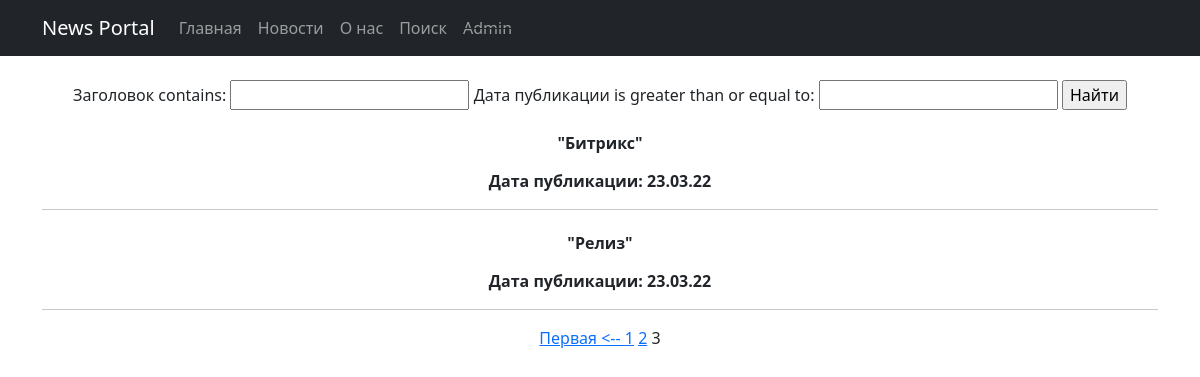
The page /news/search/?page=3 on the database its author committed.
### NewsPortalApp/models.py (models this page shows, shortened)
class Post(models.Model):
    author_connect = models.ForeignKey(Author, on_delete=models.CASCADE)
    NEWS = 'NW'
    ARTICLE = 'AR'
    CATEGORY_CHOISES = (
        (NEWS, 'Новость'),
        (ARTICLE, 'Статья')
    )
    category_type = models.CharField(max_length=2, choices=CATEGORY_CHOISES, default=ARTICLE)
    date_create = models.DateTimeField(auto_now_add=True, verbose_name='Дата публикации')
    post_category = models.ManyToManyField(Category, through='PostCategory')
    title = models.CharField(max_length=128, verbose_name='Заголовок')
    text = models.TextField(verbose_name='Текст')
    rating = models.SmallIntegerField(default=0)
    class Meta:
        verbose_name = 'Публикация'
        verbose_name_plural = 'Публикации'

### NewsPortalApp/views.py (the view)
# urls.py: path('search/', PostSearch.as_view()),
class PostSearch(ListView):
    model = Post
    template_name = 'search.html'
    context_object_name = 'posts_search'
    queryset = Post.objects.order_by('-id')
    paginate_by = 5
    def get_filter(self):
        return PostFilter(self.request.GET, queryset=super().get_queryset())
    def get_queryset(self):
        return self.get_filter().qs
    def get_context_data(self, *args, **kwargs):
        return {
            **super().get_context_data(*args, **kwargs),
            'filter': self.get_filter(),
        }

### NewsPortalApp/templatetags/customfilters.py (called while the page is built)
@register.filter(name='censor')
def censor(text):
    replace_values = {'lol': 'l**', 'bot': 'b**'}
    for i, j in replace_values.items():
        text = text.replace(i, j)
    return text

@register.filter(name='update_page')
def update_page(full_path:str, page:int):
    try:
        params_list = full_path.split('?')[1].split('&')
        params = dict([tuple(str(param).split('=')) for param  in params_list])
        params.update({'page' : page})
        link = ''
        for key, value in params.items():
            link += (f"{key}={value}&")
        return link[:-1]
    except:
        return f"page={page}"

### templates/search.html (shortened to what this page needs)
{% extends 'flatpages/default.html' %}
{% load customfilters %}
{% block content %}
<form method="GET">
    <br>{{ filter.form }}
    <input type="submit" value="Найти">
</form>
{% for post in posts_search %}
    <h6><b><a style="color: #212529" class="nav-link" href="/news/{{ post.id }}">{{ post.title|censor }}</a></b></h6>
    <b>Дата публикации: {{ post.date_create|date:'d.m.y' }}</b>
    <hr>
{% endfor %}
{% if is_paginated %}
    {% if page_obj.has_previous %}
        <a href="?{{ request.get_full_path|update_page:1}}">Первая  </a>
        <a href="?{{ request.get_full_path|update_page:page_obj.previous_page_number}}">  <--  </a>
    {% endif %}
    {% for num in page_obj.paginator.page_range %}
        {% if page_obj.number == num %}
            <a>{{ num }}</a>
        {% elif num > page_obj.number|add:'-3' and num < page_obj.number|add:'3' %}
            <a href="?{{ request.get_full_path|update_page:num }}">{{ num }}</a>
        {% endif %}
    {% endfor %}
{% endif %}
{% endblock content %}

### rows shown on the page
Post: title|censor "\"Битрикс\"", date_create "23.03.22"
Post: title|censor "\"Релиз\"", date_create "23.03.22"

### other values the page prints
{{ num }} "1" "2"
{{ num }} "3"
